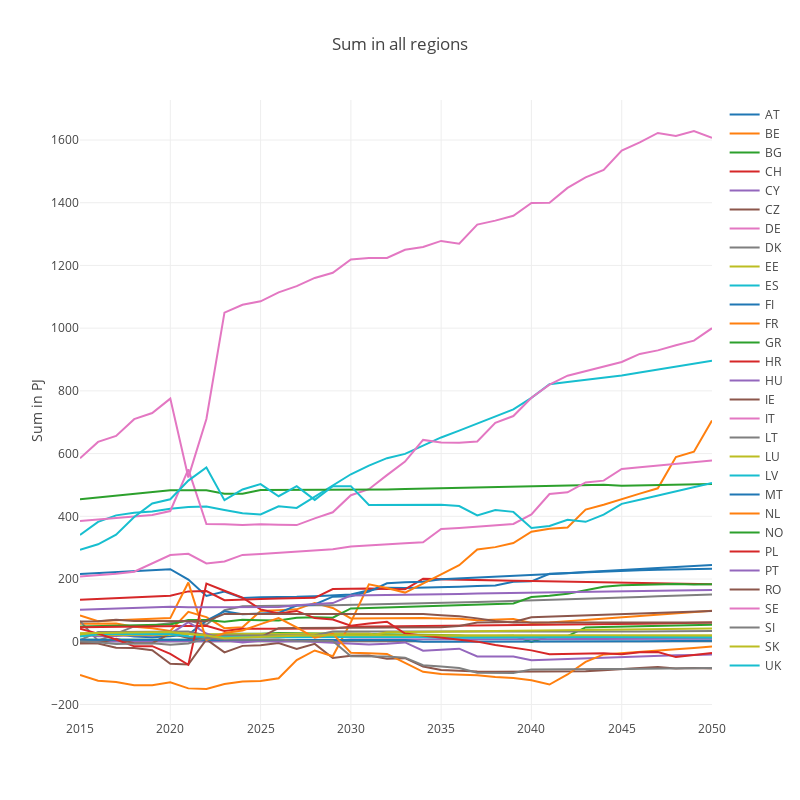

Notebook cell for this chart:
### Markdown cell above
# Combined

### Code cell
# Database select (SQL)
sql = text("""
    SELECT  pathway, version, region, year, nid, indicator, field, value, unit  -- column
    FROM    model_draft.reeem_osembe_output       -- table
    WHERE nid = 59                                -- filter 1
        AND region <> 'EU28'                      -- filter 2
        AND pathway = 'Base'                      -- filter 3
        AND version = 'DataV1'                    -- filter 4
    ORDER BY pathway, version, region, year;      -- sorting """)
df_3 = pd.read_sql_query(sql, con)
# print(df_3)

# Facts dict
info_dict_3 = {}
info_dict_3['Filename'] = ['{}_reeem_plot_3' .format(pd.to_datetime('today').strftime("%Y-%m-%d"))]
info_dict_3['Field'] = df_3.loc[:,'field'].unique()
info_dict_3['Indicator'] = df_3.loc[:,'indicator'].unique()
info_dict_3['Unit'] = df_3.loc[:,'unit'].unique()
info_dict_3['Pathway'] = df_3.loc[:,'pathway'].unique()
info_dict_3['Year'] = df_3.loc[:,'year'].unique().tolist()
info_dict_3['Region'] = df_3.loc[:,'region'].unique()
info_dict_3['Y-Axis'] = ['{} in {}'.format(*info_dict_3['Indicator'], *info_dict_3['Unit'])]
info_dict_3['Title'] = ['{} in all regions'.format(*info_dict_3['Indicator'])]
# ToDo: Select metadata string from database table and also add!

# Print facts
# for x in info_dict_3:
#     print(x,':',info_dict_3[x])

# Reshape dataframe
df_3p = df_3.pivot(index='year', columns='region',  values='value')
# print (df_3p)

# Iterate over pathways and add to data
regions = df_3.loc[:,'region'].unique()
data = []
for region in regions:
    data.append(go.Scatter(
        x = df_3.loc[df_3['region'] == region].loc[:,'year'],
        y = df_3.loc[df_3['region'] == region].loc[:,'value'],
        name = region))

# Set layout
layout = go.Layout(
    height=800, width = 800,
    #title='CO2-Emissions in EU28',
    title=''.join(info_dict_3['Title']),
    # yaxis=dict(title='CO2-Emissions in Mt') )
    yaxis=dict(title=''.join(info_dict_3['Y-Axis'])) )
ifig = go.Figure(data=data, layout=layout)
pltly.iplot(ifig)
